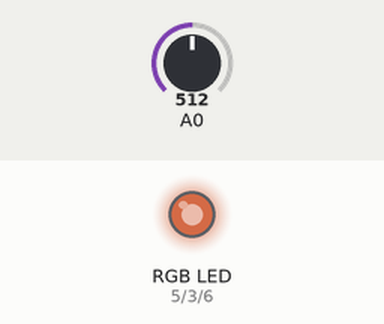
Recording of a sketch running on a simulated Arduino Uno, built with avr-gcc and run on an emulated ATmega328P. Parts: an RGB LED mixed from three pins (HIGH = lit). Inputs (shaded band) come from the test bench; at power-on: A0 = 512. Dim RGB values are drawn brighter than linear.

Above: at 1.2 s.
1.3 s: A0 set to 716
At 2.5 s:
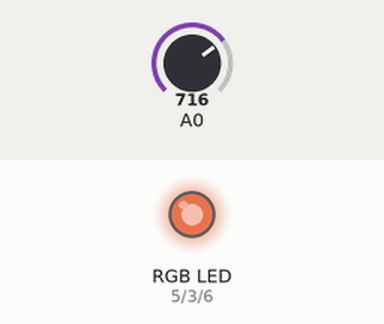
2.8 s: A0 set to 900
At 3.7 s:
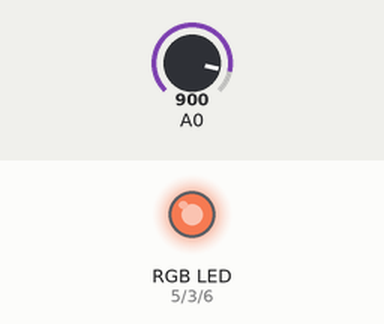
4.3 s: A0 set to 122
At 4.9 s:
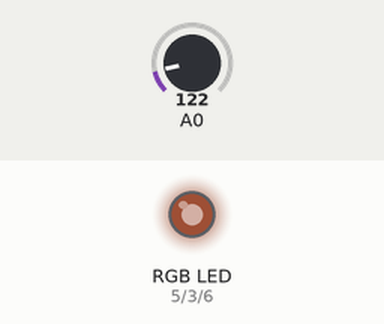
5.8 s: A0 set to 0
At 7.2 s:
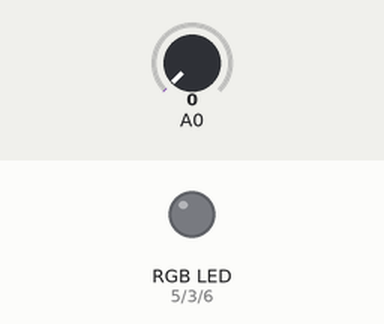
Timing chart, 0 to 8.3 s (numbered marks = the images above; inputs shaded):
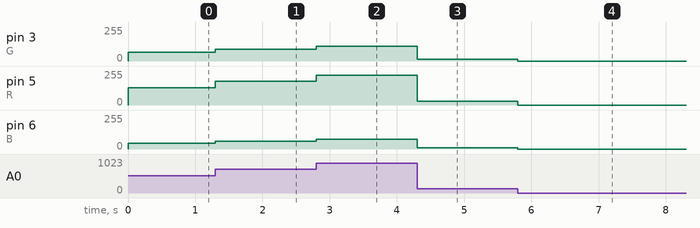

The sketch:

RGB_LED.ino
```cpp
#define R 5
#define G 3
#define B 6
#define buttonR 2
#define buttonG 4
#define buttonB 7
#define Pot A0
int val;

void setup() {
  pinMode(buttonR,INPUT_PULLUP);

  pinMode(buttonG,INPUT_PULLUP);

  pinMode(buttonB,INPUT_PULLUP);

  pinMode(R,OUTPUT);
  pinMode(G,OUTPUT);
  pinMode(B,OUTPUT);


}

void loop() {

  //troisbutton();
  val = analogRead(A0);
  allumer(3,val/4);

}


void allumer(int pin,int i)
{
  analogWrite(R,i);
  analogWrite(G,i/2);
  analogWrite(B,i/3);
}

void troisbutton()
{

  if(digitalRead(buttonR)==LOW)
  {
  digitalWrite(R,HIGH);

  }

  else
{
  digitalWrite(R,LOW);

  }

   if(digitalRead(buttonB)==LOW)
  {
    digitalWrite(B,HIGH);

  }
  else
   {
    digitalWrite(B,LOW);

  }
   if(digitalRead(buttonG)==LOW)
  {
    digitalWrite(G,HIGH);
   }
  else
  {
    digitalWrite(G,LOW);
   }
  }
```

Measured:
- after the input at 1.3 s, pin 3 (G): 64/255 → 89/255 at once; pin 5 (R): 128/255 → 179/255 at once; pin 6 (B): 42/255 → 59/255 at once
- after the input at 2.8 s, pin 3 (G): 89/255 → 112/255 at once; pin 5 (R): 179/255 → 225/255 at once; pin 6 (B): 59/255 → 75/255 at once
- after the input at 4.3 s, pin 3 (G): 112/255 → 15/255 at once; pin 5 (R): 225/255 → 30/255 at once; pin 6 (B): 75/255 → 10/255 at once
- after the input at 5.8 s, pin 3 (G): 15/255 → 0/255 at once; pin 5 (R): 30/255 → 0/255 at once; pin 6 (B): 10/255 → 0/255 at once
